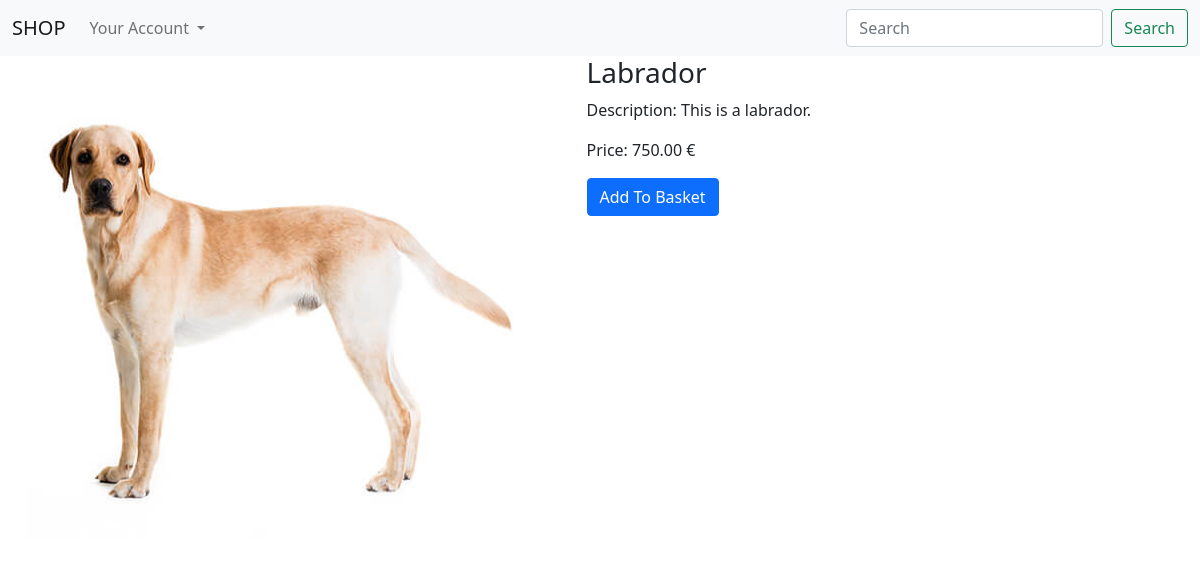
The app's page /product/4 with its own data.
### duarteshop/models.py (models this page shows)
class Product(models.Model):
    id = models.IntegerField(primary_key=True)
    name = models.TextField()
    description = models.TextField(null=True)
    price = models.DecimalField(max_digits=6, decimal_places=2, default=0.0)
    image = models.FileField(upload_to='products', null=True)
    isOnSale = models.BooleanField(default=False)
    isInStock = models.BooleanField(default=True)

### duarteshop/views.py (the view)
# urls.py: path('product/<int:prodId>', views.product_individual, name="product_individual"),
def product_individual(request, prodId):
    product = Product.objects.get(id=prodId)
    return render(request, 'product_individual.html', {'product': product})

### duarteshop/templates/product_individual.html (shortened to what this page needs)
{%  extends "base.html" %}
{%  block content %}
    <div class="row">
        <div class="container col-5 md-3">
            <img src="{{ product.image.url }}" alt="{{p.name}}" height="500px" width="500px" />
        </div>
        <div class="container col-6 md-3">
            <h3>{{product.name}}</h3>
            <p>Description: {{product.description}}</p>
            <p>Price: {{product.price}} €</p>
            <a href="/addbasket/{{product.id}}" class="btn btn-primary">Add To Basket</a>
        </div>
    </div>
{%  endblock %}

### records on screen
Product: image (picture), name "Labrador", description "This is a labrador.", price "750.00"
